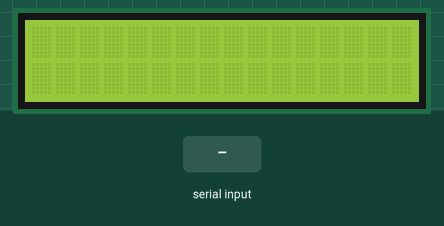
Recording of a sketch running on a simulated Arduino Uno, built with avr-gcc and run on an emulated ATmega328P. Shown: 16×2 character LCD. The test bench sets the inputs (shaded band).

Above: at 1.2 s.
1.3 s: "1" received over Serial
At 2.1 s:
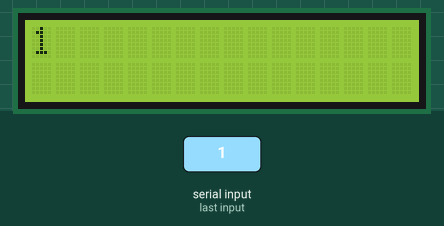
2.9 s: "0" received over Serial
At 3.3 s:
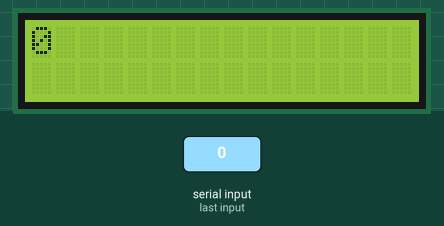
4.5 s: "2" received over Serial
At 5.7 s:
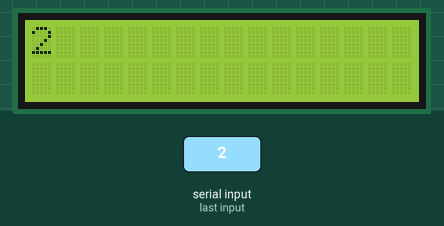
Timing chart, 0 to 7.5 s (numbered marks = the images above; inputs shaded):
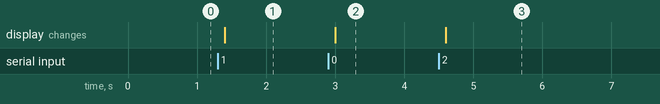

The sketch:

serial_lcd.ino
```cpp
#include <LiquidCrystal.h>

LiquidCrystal lcd(7, 8, 9, 10, 11 , 12);

void setup() {
  lcd.begin(16, 2);
  Serial.begin(9600);
  lcd.clear();
}

void loop() {
  // when characters arrive over the serial port...
  if (Serial.available()) {
    // wait a bit for the entire message to arrive
    delay(100);
    // clear the screen
    lcd.clear();
    // read all the available characters
    while (Serial.available() > 0) {
      // display each character to the LCD
      lcd.write(Serial.read());
    }
  }
}
```

Measured:
- after the input at 1.3 s, the display: changes after 0.10 s (image 1)
- after the input at 2.9 s, the display: changes after 0.10 s (image 2)
- after the input at 4.5 s, the display: changes after 0.10 s (image 3)
